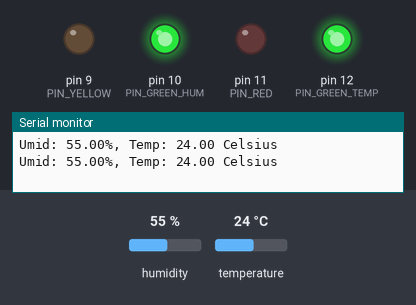
Simulated run of this program. Board: Arduino Uno, built with avr-gcc and run on an emulated ATmega328P. Shown: output pins drawn as LEDs (lit = HIGH), the last lines printed to the serial monitor. The test bench sets the inputs (shaded band); at power-on: humidity 55 %, temperature 24 °C.

Above: at 2.8 s.
2.9 s: humidity set to 41 %
5.6 s: humidity set to 38 %
At 6.9 s:
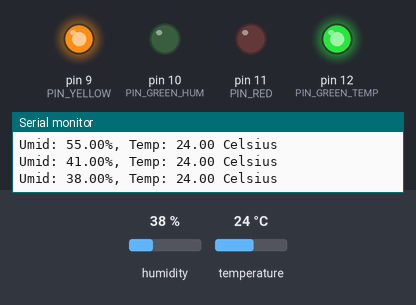
8.3 s: temperature set to 24.8 °C
At 10.4 s:
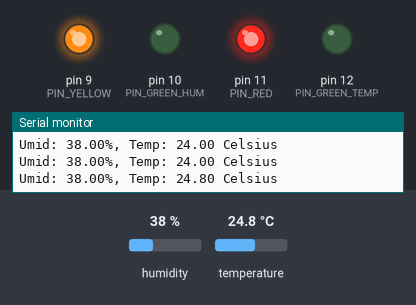
11.5 s: humidity set to 40 %
At 13.3 s:
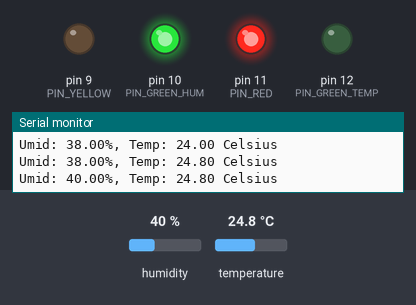
14.2 s: humidity set to 22 %
At 16.9 s:
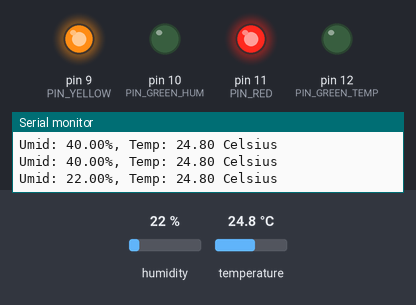
17.5 s: humidity set to 68 %
At 18.6 s:
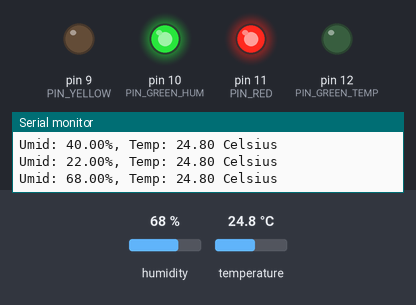
Timing chart, 0 to 20.5 s (numbered marks = the images above; inputs shaded):
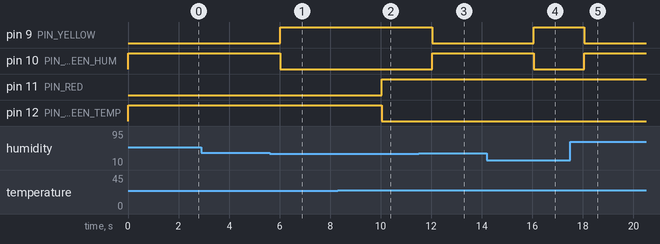

Measured:
- the behaviour switches between 40 and 39 % on humidity (found by bisection; images 0 and 1)
- the behaviour switches between 24 and 24.1 °C on temperature (found by bisection; images 1 and 2)
- after the input at 5.6 s, pin 9 (PIN_YELLOW): LOW → HIGH after 0.42 s; pin 10 (PIN_GREEN_HUM): HIGH → LOW after 0.42 s
- after the input at 8.3 s, pin 11 (PIN_RED): LOW → HIGH after 1.7 s; pin 12 (PIN_GREEN_TEMP): HIGH → LOW after 1.7 s
- after the input at 11.5 s, pin 9 (PIN_YELLOW): HIGH → LOW after 0.54 s; pin 10 (PIN_GREEN_HUM): LOW → HIGH after 0.54 s
- after the input at 14.2 s, pin 9 (PIN_YELLOW): LOW → HIGH after 1.9 s; pin 10 (PIN_GREEN_HUM): HIGH → LOW after 1.9 s
- after the input at 17.5 s, pin 9 (PIN_YELLOW): HIGH → LOW after 0.56 s; pin 10 (PIN_GREEN_HUM): LOW → HIGH after 0.56 s

The program:

main.cpp
```cpp
#include <Arduino.h>
#include <DHT.h>


/** CONSTANTES **/
#define DHTPIN 8     // Pino digital para leitura do DHT22
#define DHTTYPE DHT22   // DHT 22  (AM2302) - Esta biblioteca funciona com outgras variações do DHT (DHT11)
#define PIN_RED 11
#define PIN_YELLOW 9
#define PIN_GREEN_TEMP 12
#define PIN_GREEN_HUM 10


/** VARIÁVEIS **/
DHT dht(DHTPIN, DHTTYPE); //Inicializa objeto DHT para Arduino em 16mhz
float hum;  //Armazena valor de humidade
float temp; //Armazedna valor de temperatura
float MAX_TEMP = 24.0;
float MIN_HUMIDITY = 40.0;


/** PROTÓTIPOS DE FUNÇÕES **/


/** CONFIGURAÇÃO INICIAL DO DISPSITIVO DE CONTROLE DE AUTOMAÇÃO **/
void setup()
{
  Serial.begin(9600); //Inicializa comunicação Serial para enviar e receber dados na console
	dht.begin(); //Inicializa Sensor DHT22
  pinMode(PIN_RED, OUTPUT);
  pinMode(PIN_YELLOW, OUTPUT);
  pinMode(PIN_GREEN_TEMP, OUTPUT);
  pinMode(PIN_GREEN_HUM, OUTPUT);
}

/** ROTINA CÍCLICA - A FREQUÊNCIA DEPENDE DO TRABALHO QUE ELA EXECUTA */
void loop()
{
    //Realiza leitura de temperatura e umidade guardando nas variáveis para uso posterior
    hum = dht.readHumidity();
    temp= dht.readTemperature();
    //Exibe os valores das variáveis na console.
    if (MAX_TEMP < temp) {
      digitalWrite(PIN_RED, HIGH);
      digitalWrite(PIN_GREEN_TEMP, LOW);
    } else {
      digitalWrite(PIN_RED, LOW);
      digitalWrite(PIN_GREEN_TEMP, HIGH);
    }

    if (MIN_HUMIDITY > hum) {
      digitalWrite(PIN_YELLOW, HIGH);
      digitalWrite(PIN_GREEN_HUM, LOW);
    } else {
      digitalWrite(PIN_YELLOW, LOW);
      digitalWrite(PIN_GREEN_HUM, HIGH);
    }

    Serial.print("Umid: ");
    Serial.print(hum);
    Serial.print("%, Temp: ");
    Serial.print(temp);
    Serial.println(" Celsius");
    delay(2000); //Delay 2 seg.
}
```
